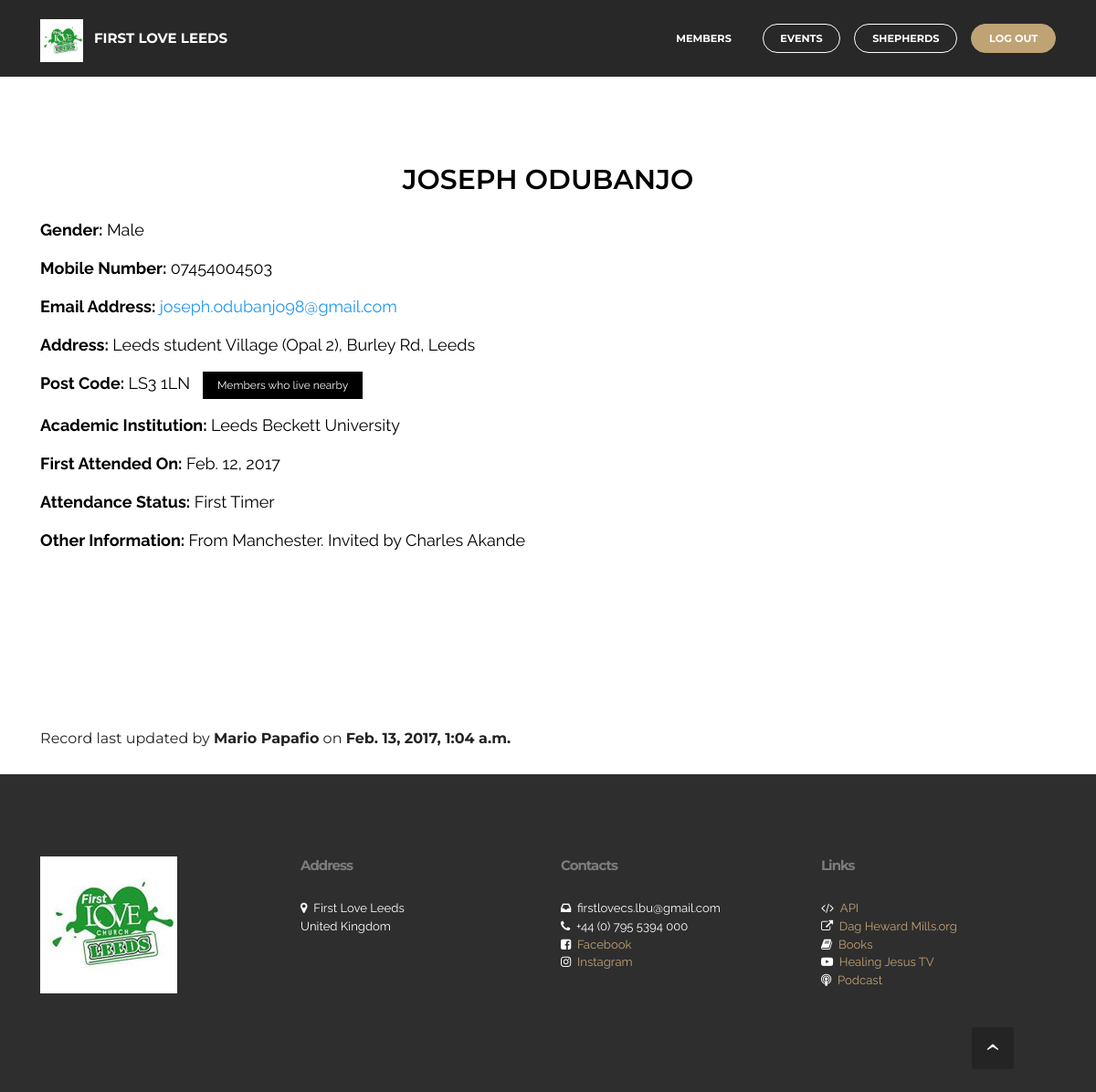
Page /member/Joseph Odubanjo/ (signed in) on the committed database.
### member/models.py (models this page shows, shortened)
class Member(models.Model):
	name = models.CharField(max_length=50, unique=True)
	gender = models.ForeignKey('Gender', on_delete=models.CASCADE, related_name="sex", null=True)
	mobile_no = models.CharField(max_length=50, blank=True, null=True, unique=False, verbose_name="Mobile number")
	email = models.EmailField(max_length=50, blank=True, null=True, verbose_name="Email Address")
	date_of_birth = models.DateField(blank=True, null=True)
	address = models.TextField(max_length=200, blank=True, null=True)
	post_code = models.CharField(max_length=10, blank=True, null=True)
	academic_institution = models.ForeignKey('AcademicInstitution', on_delete=models.CASCADE, 						related_name="academic_institution", null=True, blank=True, )
	course = models.CharField(max_length=100, blank=True)
	first_attended = models.DateField(blank=True, null=True)
	attendance_status = models.ForeignKey('Attendance', on_delete=models.CASCADE, related_name="attendance_status")
	shepherd = models.ForeignKey(User, on_delete=models.CASCADE)
	last_visited = models.DateField(null=True, blank=True)
	extra_info = models.TextField(max_length=2000, blank=True)
	last_modified = models.DateTimeField(auto_now=True)
	class Meta:
		ordering = ["name"]

class Gender(models.Model):
	gender = models.CharField(max_length=200, unique=True, null=True)
	def __str__(self):
		return self.gender
	class Meta:
		ordering = ["gender"]
		verbose_name_plural = "Gender"

class AcademicInstitution(models.Model):
	name = models.CharField(max_length=200, unique=True, null=True)
	def __str__(self):
		return self.name
	class Meta:
		ordering = ["name"]

class Attendance(models.Model):
	status = models.CharField(max_length=200, unique=True, null=True)
	def __str__(self):
		return self.status
	class Meta:
		ordering = ["status"]
		verbose_name_plural = "Attendance"

### member/views.py (the view)
@login_required
def member_info(request, name):
	member = Member.objects.get(name__iexact= name)
	context = {
		'member': member
	}
	return render (request, 'member/member_info.html', context)

### member/templatetags/first_love_custom.py (called while the page is built)
@register.filter(name='length_is_gt', is_safe=False)
def length_is_gt(text, value):
	return len(str(text)) > value

@register.filter(name='regex_validates', is_safe=False)
def regex_validates(text, value):
	return re.findall(value, text)

### member/templates/member/member_info.html (shortened to what this page needs)
{% extends '_partial/base.html' %}
{% load first_love_custom %}

### welcome/templates/_partial/base.html (shortened to what this page needs)
{% spaceless %}
{% load staticfiles %}
{% endspaceless %}

### firstlove/static/dropdown/css/style.css (style rules this page uses)
.navbar-dropdown { left: 0; padding: 0; position: absolute; right: 0; top: 0; transition: all 0.45s ease; z-index: 1030; }
.navbar-dropdown .navbar-brand { float: none; font-size: 0; padding: 1.25rem 0; position: relative; transition: padding 0.25s ease; white-space: nowrap; }
.navbar-dropdown .navbar-brand::before { content: ""; display: inline-block; height: 100%; vertical-align: middle; }
.navbar-dropdown .navbar-logo, .navbar-dropdown .navbar-caption { display: inline-block; vertical-align: middle; }
.navbar-dropdown .navbar-logo { margin-right: 0.8rem; transition: margin 0.3s ease-in-out; }
.navbar-dropdown .navbar-logo img { height: 3.125rem; transition: all 0.3s ease-in-out; }
.navbar-dropdown .mbr-table-cell { height: 5.625rem; }
.navbar-dropdown .navbar-caption { font-family: "Montserrat"; font-size: 1rem; font-weight: 700; white-space: normal; }
.navbar-dropdown .navbar-caption, .navbar-dropdown .navbar-caption:hover { color: inherit; text-decoration: none; }
.navbar-dropdown.navbar-fixed-top { position: fixed; }
.nav-dropdown { display: table !important; font-family: "Montserrat"; font-size: 0.75rem; font-weight: 700; height: auto !important; }
.nav-dropdown .nav-item { display: table-cell; float: none; vertical-align: middle; }
.nav-dropdown .nav-btn { padding-left: 1rem; }
.nav-dropdown .link { margin: 1.667em; padding: 0; transition: color .2s ease-in-out; }
.nav-dropdown .link::after, .nav-dropdown .dropdown-item::after { color: inherit; }
.nav-dropdown .btn { font-size: 0.75rem; font-weight: 700; letter-spacing: 0; margin-bottom: 0; padding-left: 1.25rem; padding-right: 1.25rem; }

### firstlove/static/mobirise/css/mbr-additional.css (style rules this page uses)
body, input, textarea, .mbr-company .list-group-text { font-family: 'Raleway', sans-serif; }
.btn, .alert, h1, h2, h3, h4, h5, h6, .h1, .h2, .h3, .h4, .h5, .h6, .display-1, .display-2, .display-3, .display-4, .mbr-figure .mbr-figure-caption, .mbr-gallery-title, .mbr-map [data-state-details], .mbr-price { font-family: 'Montserrat', sans-serif; }
.mbr-footer-content h1, .mbr-footer .mbr-contacts h1, .mbr-footer-content h2, .mbr-footer .mbr-contacts h2, .mbr-footer-content h3, .mbr-footer .mbr-contacts h3, .mbr-footer-content h4, .mbr-footer .mbr-contacts h4, .mbr-footer-content p strong, .mbr-footer .mbr-contacts p strong, .mbr-footer-content strong, .mbr-footer .mbr-contacts strong { font-family: 'Montserrat', sans-serif; }
.btn { border-radius: 1.6em; }
.btn-primary { background-color: #c0a375; border-color: #c0a375; color: #ffffff; }
.text-primary { color: #c0a375 !important; }
.mbr-footer p a, .mbr-footer ul a { color: #c0a375; }
#ext_menu-7 .navbar-caption { color: #ffffff; }
#ext_menu-7 .link, #ext_menu-7 .dropdown-item { color: #ffffff; }
#ext_menu-7 .link { font-size: 0.75rem; }
#ext_menu-7 .navbar, #ext_menu-7 .nav-dropdown-sm, #ext_menu-7 .nav-dropdown-sm .link[aria-expanded="true"], #ext_menu-7 .nav-dropdown-sm .dropdown-menu { background: #282828; }

### rows in the picture
Member: name+shepherd+gender (picture), name+shepherd+gender "FIRST LOVE LEEDS MEMBERS EVENTS SHEPHERDS LOG OUT JOSEPH ODUBANJO Gender: Male Mobile Number: 07454004503 Email Address: joseph.odubanjo98@gmail.com Address: Leeds student Village (Opal 2), Burley Rd, Leeds Post Code: LS3 1LN Members who live nearby Academic Institution: Leeds Beckett University First Attended On: Feb. 12, 2017 Attendance Status: First Timer Other Information: From Manchester. Invited by Charles Akande Record last updated by Mario Papafio on Feb. 13, 2017, 1:04 a.m. Address First Love Leeds United Kingdom Contacts firstlovecs.lbu@gmail.com +44 (0) 795 5394 000 Facebook Instagram Links API Dag Heward Mills.org Books Healing Jesus TV Podcast"
